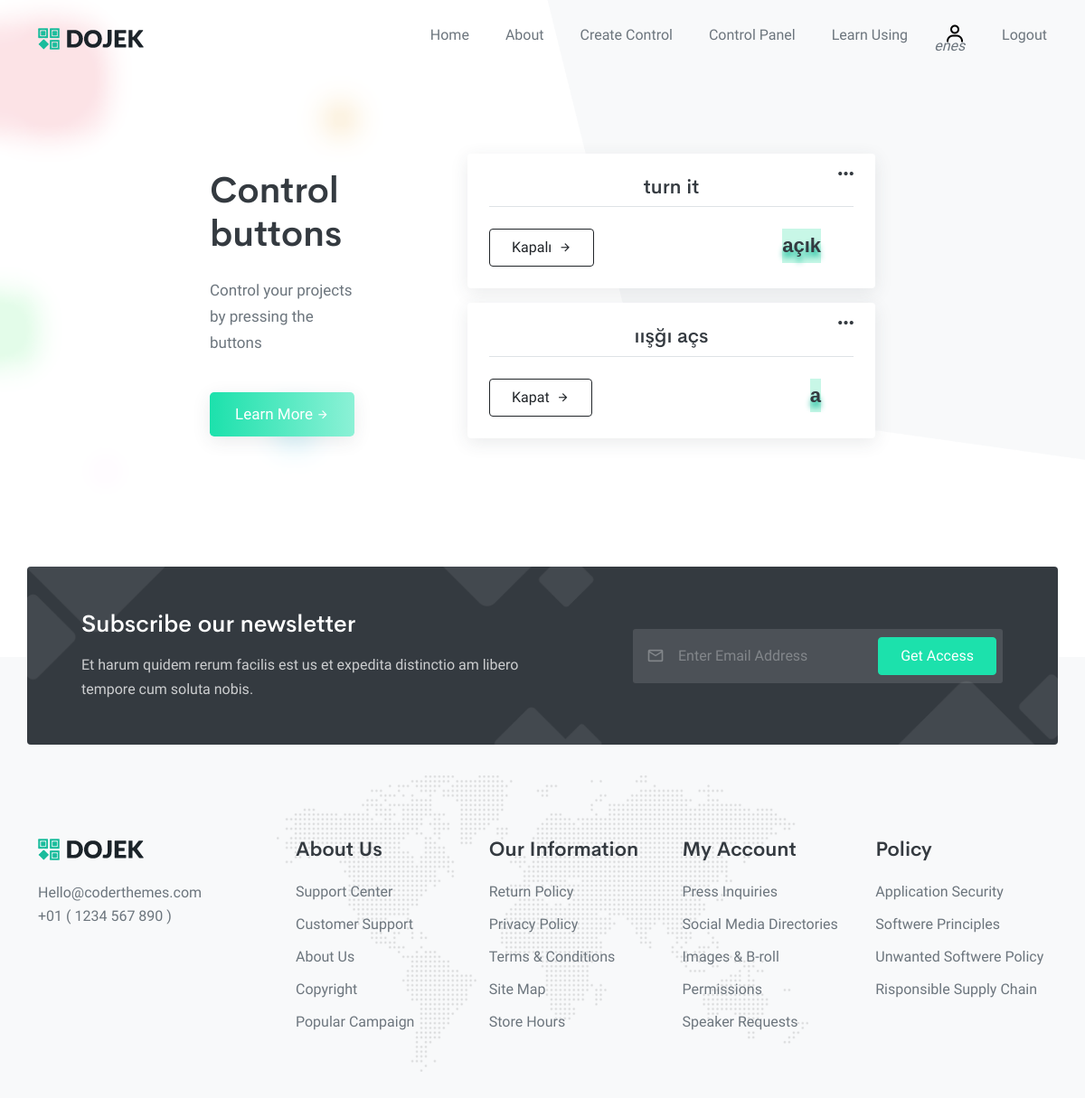
Page /control/ (signed in) on the earlier database version.
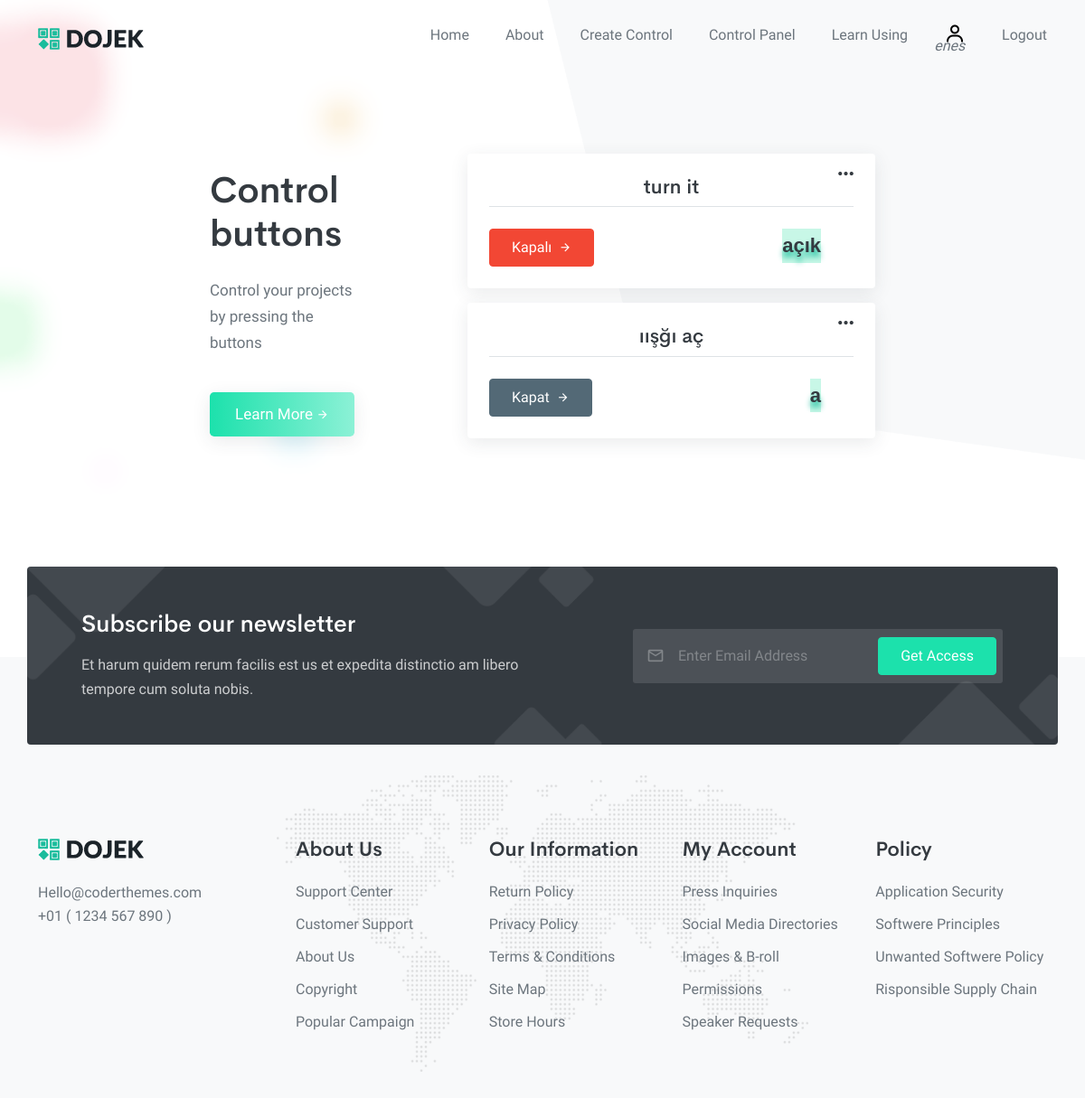
Same page on the later database version.
### web/models.py (models this page shows, shortened)
class Workshop(models.Model):
    HARDWARE_TYPE = (
        ('1', 'NodeMCU'),
        ('2', 'ESP8266'),
    )
    IDE_TYPE = (
        ('1', 'Arduino IDE'),
        ('2', 'PlatformIO'),
        ('2', _('Other')),
    )
    BUTTON_COLOR_CHOICES=(
        ('btn-outline-success','primary-outline'),
        ('btn-gradient-success','primary-gradient'),
        ('btn-danger','danger'),
        ('btn-outline-danger','danger-outline'),
        ('btn-gradient-danger','danger-gradient'),
        ('btn-dark','dark'),
        ('btn-outline-dark','dark-outline'),
        ('btn-gradient-dark','dark-gradient'),
        ('btn-light','light'),
        ('btn-secondary','secondary'),
        ('btn-outline-secondary','secondary-outline'),
        ('btn-gradient-secondary','secondary-gradient'),
        ('btn-warning','warning'),
        ('btn-outline-warning','warning-outline'),
        ('btn-gradient-warning','warning-gradient'),
        ('btn-info','info'),
        ('btn-outline-info','info-outline'),
        ('btn-gradient-info','info-gradient'),
	)
    hardware = models.CharField(choices=HARDWARE_TYPE, max_length=1,default=HARDWARE_TYPE[0][0], null=True, blank=True)
    ide = models.CharField(choices=IDE_TYPE, max_length=1,default=IDE_TYPE[0][0], null=True, blank=True)
    user = models.ForeignKey(User, on_delete=models.CASCADE, related_name='workshop')
    date_added = models.DateTimeField(auto_now_add=True)
    wifi = models.ForeignKey(Wifie, on_delete=models.CASCADE)
    secret_key = models.CharField(max_length=25)
    url = models.CharField(max_length=100)
    actname = models.CharField(max_length=150)
    def_resp = models.CharField(max_length=150)
    expected_resp = models.CharField(max_length=150)
    current_resp = models.CharField(max_length=150, null=True, blank=True)
    is_fixed = models.BooleanField(default=False)
    duration = models.IntegerField(default=0, help_text=_("turns default in seconds"))
    usage_count = models.IntegerField(default=0)
    button_color = models.CharField(choices=BUTTON_COLOR_CHOICES, max_length=30, default=BUTTON_COLOR_CHOICES[2][0])
    last_used = models.DateTimeField(auto_now_add=True)
    class Meta:
        verbose_name = _('Workshop')
        verbose_name_plural = _('Workshops')
    def btns():
        list = []
        for i in Workshop.BUTTON_COLOR_CHOICES:
            list.append(i[0])
        return list

### web/views.py (the view, shortened to what this page needs)
# urls.py: path('control/', views.control_panel, name='control_panel'),
@login_required
def control_panel(request):
    workshops = Workshop.objects.filter(user=request.user).order_by('-usage_count')
    btns = Workshop.btns
    return render(request, 'web/controls.html', {'workshops':workshops, 'btns':btns})

### templates/web/controls.html (shortened to what this page needs)
{% extends 'base.html' %}
{% load static %}
{% load i18n %}
{% block content %}
<section class="hero-5" id="home">
    <div class="container">
        <div class="row align-items-center justify-content-center">
            <div id="main" class="col-lg-2">
                <h1 id="main_title" class="mb-4 display-6 fw-semibold noselect">{% translate "Control buttons" %} </h1>
                <p id="main_p" class="text-muted fs-17 noselect">{% if request.user.is_authenticated %}{% if request.user.workshop %}{% translate "Control your projects by pressing the buttons"%} {% else %}{% translate "Create your worksop. But first take a look to the documentation." %} {% endif %}{% else %}  {% translate "Register an account, define your url in your Arduino/NodeMCU IDE. That's it!" %}{% endif %}</p>
                <a href="{% url 'docs' %}" id="learn_btn" class="btn btn-lg btn-gradient-success mt-4 mb-4 mb-lg-0">{% translate "Learn More"  %}<i class="mdi mdi-arrow-right fs-14 ms-1"></i></a>
            </div>
            {% if request.user.is_authenticated %}
            <div class="col-md-8 col-lg-5 offset-lg-1">
                {% for workshop in workshops %}
                <div class="card mb-3" id="card" data-card="{{forloop.counter}}" data-workshop-id-card="{{ workshop.id }}">
                    <div class="card-body p-4 ">
                        <i class='bx bx-dots-horizontal-rounded dots' id="dots" data-dot="{{forloop.counter}}"></i>
                        <h5 id="wifi_h5" class="border-bottom text-center fs-22 pb-2 mb-4 noselect">{{workshop.actname}}</h5>
                        <p id="response" class="response">{{workshop.current_resp}}</p>
                        <a data-workshop-id="{{ workshop.id }}" data-workshop-def="{{ workshop.def_resp }}" data-workshop-exp="{{ workshop.expected_resp }}" class="btn btn-md {{workshop.button_color}} mt-0 mb-4 mb-lg-0 wake">{%if workshop.current_resp == workshop.expected_resp%} {{workshop.def_resp|title}}{% else %} {{workshop.expected_resp|title}} {% endif %} <i class="mdi mdi-arrow-right fs-14 ms-1"></i></a>
                        <br><a id="set-color" class="set-color" title="{% translate 'Changing the colors can help you to personalize the button (Will help you to detect fast)' %}">Change color </a>
                    </div>
                    </div>
                {% endfor %}
            {% else %}
            <a href="{% url 'signup' %}"  class="btn btn-lg btn-gradient-success mt-4 mb-4 mb-lg-0">{% translate "Sign-Up"  %}<i class="mdi mdi-arrow-right fs-14 ms-1"></i></a>
            {% endif %}
        </div>
    </div>
 </section>
{% endblock content %}

Differences in the rows shown:
changed Workshop "turn it": button_color "primary" → "btn-danger" (drawn)
changed Workshop "Kapat": actname "ıışğı açs" → "ıışğı aç"; button_color "primary" → "btn-secondary" (drawn)
